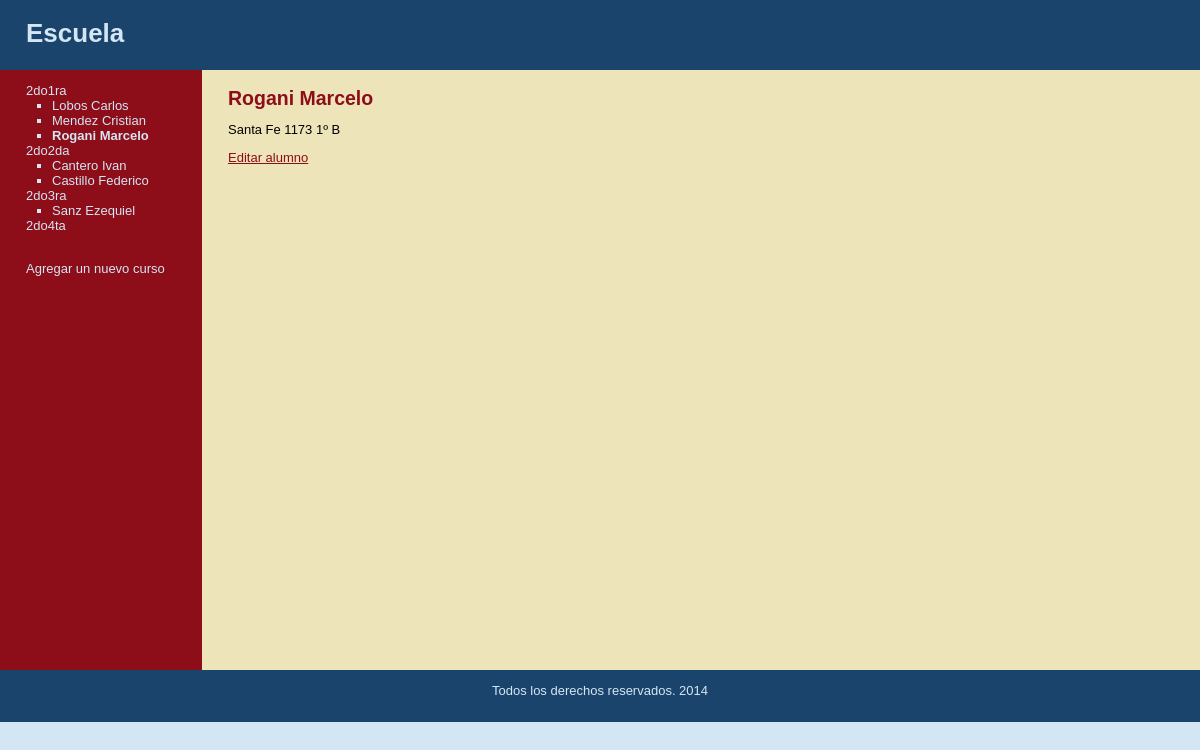
Page /content.php?alumno=3 (signed in) on the committed database.
### tables this page shows
CREATE TABLE IF NOT EXISTS `cursos` (
  `id` int(11) NOT NULL AUTO_INCREMENT,
  `descripcion` varchar(6) NOT NULL,
  `posicion` int(3) NOT NULL,
  `visibilidad` tinyint(1) NOT NULL,
  PRIMARY KEY (`id`)
);

CREATE TABLE IF NOT EXISTS `alumnos` (
  `id` int(11) NOT NULL AUTO_INCREMENT,
  `curso_id` int(11) NOT NULL,
  `nombre` varchar(30) NOT NULL,
  `apellido` varchar(30) NOT NULL,
  `direccion` varchar(50) NOT NULL,
  PRIMARY KEY (`id`)
);

### includes/functions.php (the view, shortened to what this page needs)
<?php
	function obtener_cursos($publico)
	{
		global $conexion;
		$consulta = "SELECT *
									FROM cursos ";
		$consulta .= "ORDER BY posicion ASC";
		$cursos = mysql_query($consulta, $conexion);
		return $cursos;
	}
	function obtener_alumnos_por_curso($curso_id)
	{
		global $conexion;
		$consulta = "SELECT *
									FROM alumnos
									WHERE curso_id= {$curso_id}
									ORDER BY apellido ASC";
		$alumnos = mysql_query($consulta, $conexion);
		return $alumnos;
	}
	function obtener_alumno_por_id($alumno_id)
	{
		global $conexion;
		$consulta = "SELECT *
									FROM alumnos
									WHERE id=" . $alumno_id . " LIMIT 1";
		$respuesta = mysql_query($consulta, $conexion);
		if ($alumno = mysql_fetch_array($respuesta))
		{
			return $alumno;
		}
		else
		{
			return NULL;
		}
	}
	function obtener_pagina()
	{
		if (isset($_GET["curso"]))
		{
			$curso_reg = obtener_curso_por_id($_GET["curso"]);
			$alumno_reg = NULL;
			$materia_reg = NULL;
		}
		elseif (isset($_GET["alumno"]))
		{
			$alumno_reg = obtener_alumno_por_id($_GET["alumno"]);
			$curso_reg = NULL;
		}
		elseif (isset($_GET["materia"]))
		{
			$materia_reg = obtener_materia_por_id($_GET["materia"], $_GET["idalumno"]);
			$curso_reg = NULL;
			$alumno_reg = NULL;
		}
		else
		{
			$curso_reg = NULL;
			$alumno_reg = NULL;
			$materia_reg = NULL;
		}
	}
	function menu($curso_reg, $alumno_reg)
	{
		$salida = "<ul class=\"cursos\">";
		$cursos = obtener_cursos(false);
		while($curso = mysql_fetch_array($cursos))
		{
			$salida .= "<li";
			$salida .= "><a href=\"edit_course.php?curso=" . $curso["id"] . "\">" .
					$curso['descripcion'] . "</a></li><ul class='alumnos'>";
			$alumnos = obtener_alumnos_por_curso($curso["id"]);
			while($alumno = mysql_fetch_array($alumnos))
			{
				$salida .= "<li";
				if ($alumno["id"] == $alumno_reg["id"])
				{
					$salida .= " class=\"selected\"";
				}
				$salida .= "><a href=\"content.php?alumno=" . $alumno["id"] . "\">" .
						$alumno["apellido"] . " " . $alumno["nombre"] . "</a></li>";
			}
			$salida .= "</ul>";
		}
		$salida .= "</ul>";
		return $salida;
	}
?>

### content.php (shortened to what this page needs)
<?php require_once("includes/connection_db.php"); ?>
<?php require_once("includes/functions.php"); ?>
<?php obtener_pagina(); ?>
<?php include("includes/header.php"); ?>
			<table id="estructura">
				<tr>
					<td id="menu">
						<?php echo menu($curso_reg, $alumno_reg); ?>
					<br>
					<a href="new_course.php">Agregar un nuevo curso</a>
					</td>
					<td id="pagina">
						<?php
							if(!is_null($curso_reg))
							{
						?>
						<h2><?php	echo $curso_reg["descripcion"]; ?></h2>
						<?php
							} elseif(!is_null($alumno_reg))
							{
						?>
						<h2><?php echo $alumno_reg["apellido"] . " " . $alumno_reg["nombre"]; ?></h2>
						<div id="pagina-contenido">
						<?php echo $alumno_reg["direccion"]; ?>
						<p>
							<a href="edit_student.php?alumno=<?php echo $alumno_reg['id']; ?>">Editar alumno</a>
						</p>
						<?php
							} elseif(!is_null($materia_reg))
							{
						?>
						<h2><?php echo $_POST["nombre"] . " " . $materia_reg["nota"]; ?></h2>
						<?php } else { ?>
						<h2>Selecciona algún curso o alumno</h2>
						<?php
							}
						?>
					</td>
				</tr>
			</table>
<?php require_once("includes/footer.php"); ?>

### styles/basic.css (style rules this page uses)
html { width:100%; height:100%; }
body { width:100%; height:100%; margin:0px; padding:0px; border:0px; font-family:Verdana, Arial, Helvetica, sans-serif; background:#D4E6F4; font-size:13px; line-height:15px; }
table,tr,td { border-collapse:collapse; vertical-align:top; font-size:13px; line-height:15px; }
a { color:#8D0D19; }
#estructura { height:600px; width:100%; }
#menu { width:150px; padding:1em 2em; color:#D4E6F4; background:#8D0D19; }
#menu a { color:#D4E6F4; text-decoration:none; }
ul.cursos { padding-left:0px; list-style:none; }
ul.alumnos { padding-left:2em; list-style:square; }
.selected { font-weight:bold; }
#pagina { padding-left:2em; vertical-align:top; background:#EEE4B9; }
#pagina h2 { color:#8D0D19; margin-top:1em; }

### rows in the picture
cursos: descripcion "2do1ra"
alumnos: apellido "Lobos", nombre "Carlos"
alumnos: apellido "Mendez", nombre "Cristian"
alumnos: apellido "Rogani", nombre "Marcelo", direccion "Santa Fe 1173 1º B"
cursos: descripcion "2do2da"
alumnos: apellido "Cantero", nombre "Ivan"
alumnos: apellido "Castillo", nombre "Federico"
cursos: descripcion "2do3ra"
alumnos: apellido "Sanz", nombre "Ezequiel"
cursos: descripcion "2do4ta"
